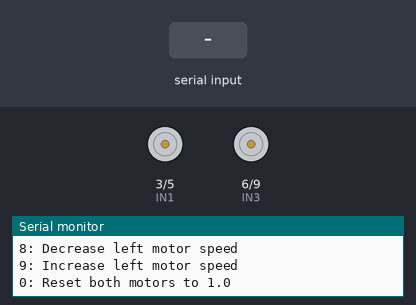
Simulated run of this sketch. Board: Arduino Uno, built with avr-gcc and run on an emulated ATmega328P. Parts: motor-driver pin pairs drawn as motors (green arrow = first pin HIGH = forward, orange = second pin HIGH = backward, longer = more drive, scaled by the enable pin), the last lines printed to the serial monitor. The inputs (shaded band) are chosen by the test bench.

Above: at 4.3 s.
4.4 s: "1" received over Serial
At 5.2 s:
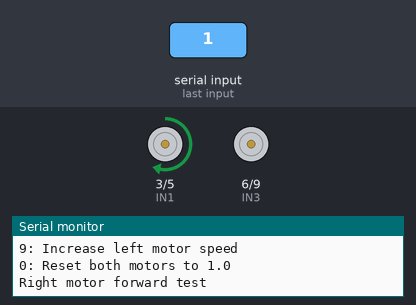
6.9 s: "2" received over Serial
At 7.2 s:
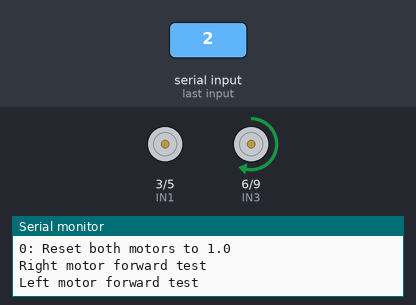
Timing chart, 0 to 9.9 s (numbered marks = the images above; inputs shaded):
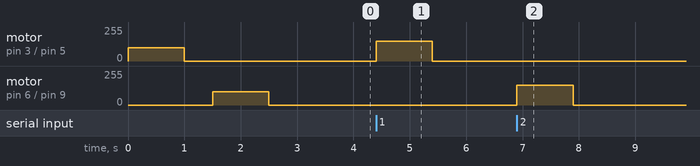

The sketch:

BLE_CAR_3_USE.ino
```cpp
// APP use V.19

#define ENA 10  // Enable/speed motor Right
#define ENB 11  // Enable/speed motor Left

#define IN1 3  // L298N in1 motor Right
#define IN2 5  // L298N in2 motor Right
#define IN3 6  // L298N in3 motor Left
#define IN4 9  // L298N in4 motor Left

const int MAX_SPEED = 255;
const int MIN_SPEED = 0;
const int SPEED_INCREMENT = 10;
const int speed_Coeff = 4;
const unsigned long debounceDelay = 50;

// Motor direction correction flags
bool rightMotorReversed = false;  // Set to true if right motor spins backward
bool leftMotorReversed = false;   // Set to true if left motor spins backward

// Motor speed balancing factors (range: 0.5 - 1.5)
float rightMotorFactor = 1.0;  // Multiplier for right motor speed
float leftMotorFactor = 1.0;   // Multiplier for left motor speed

int command = 0;
int speedCar = 75;
unsigned long lastCommandTime = 0;

void setup() {
  pinMode(ENA, OUTPUT);
  pinMode(ENB, OUTPUT);
  pinMode(IN1, OUTPUT);
  pinMode(IN2, OUTPUT);
  pinMode(IN3, OUTPUT);
  pinMode(IN4, OUTPUT);

  Serial.begin(9600);

  // Test motor directions on startup
  Serial.println("Testing motor directions...");
  testMotorDirections();

  Serial.println("Speed balancing commands:");
  Serial.println("6: Decrease right motor speed");
  Serial.println("7: Increase right motor speed");
  Serial.println("8: Decrease left motor speed");
  Serial.println("9: Increase left motor speed");
  Serial.println("0: Reset both motors to 1.0");
}

void testMotorDirections() {
  Serial.println("Testing Right Motor Forward...");
  setRightMotor(true, 100);  // Forward
  delay(1000);
  stopRobot();
  delay(500);

  Serial.println("Testing Left Motor Forward...");
  setLeftMotor(true, 100);  // Forward
  delay(1000);
  stopRobot();
  delay(500);

  Serial.println("Motor test complete. Check directions and update flags if needed.");
}

// Calculate actual speed with balancing factor
int calculateActualSpeed(int baseSpeed, float factor) {
  int actualSpeed = (int)(baseSpeed * factor);
  return constrain(actualSpeed, 0, MAX_SPEED);
}

// Improved motor control functions with direction correction and speed balancing
void setRightMotor(bool forward, int speed) {
  bool actualForward = rightMotorReversed ? !forward : forward;
  int actualSpeed = calculateActualSpeed(speed, rightMotorFactor);

  if (actualForward) {
    digitalWrite(IN1, HIGH);
    digitalWrite(IN2, LOW);
  } else {
    digitalWrite(IN1, LOW);
    digitalWrite(IN2, HIGH);
  }
  analogWrite(ENA, actualSpeed);
}

void setLeftMotor(bool forward, int speed) {
  bool actualForward = leftMotorReversed ? !forward : forward;
  int actualSpeed = calculateActualSpeed(speed, leftMotorFactor);

  if (actualForward) {
    digitalWrite(IN3, HIGH);
    digitalWrite(IN4, LOW);
  } else {
    digitalWrite(IN3, LOW);
    digitalWrite(IN4, HIGH);
  }
  analogWrite(ENB, actualSpeed);
}

void sendSpeedToApp() {
  Serial.print("SPEED:");
  Serial.println(speedCar);
}

void sendBalanceFactors() {
  Serial.print("Right motor factor: ");
  Serial.println(rightMotorFactor, 2);
  Serial.print("Left motor factor: ");
  Serial.println(leftMotorFactor, 2);
}

void updateSpeed(int targetSpeed) {
  if (speedCar < targetSpeed) {
    speedCar += SPEED_INCREMENT;
    if (speedCar > targetSpeed) speedCar = targetSpeed;
  } else if (speedCar > targetSpeed) {
    speedCar -= SPEED_INCREMENT;
    if (speedCar < targetSpeed) speedCar = targetSpeed;
  }
  sendSpeedToApp();
}

// Updated movement functions using the new motor control
void goAhead() {
  setRightMotor(true, speedCar);
  setLeftMotor(true, speedCar);
}

void goBack() {
  setRightMotor(false, speedCar);
  setLeftMotor(false, speedCar);
}

void goRight() {
  setRightMotor(true, speedCar);  // Right motor forward
  setLeftMotor(false, speedCar);  // Left motor backward
}

void goLeft() {
  setRightMotor(false, speedCar);  // Right motor backward
  setLeftMotor(true, speedCar);    // Left motor forward
}

void goAheadRight() {
  setRightMotor(true, speedCar / speed_Coeff);  // Slower right
  setLeftMotor(true, speedCar);                 // Full speed left
}

void goAheadLeft() {
  setRightMotor(true, speedCar);               // Full speed right
  setLeftMotor(true, speedCar / speed_Coeff);  // Slower left
}

void goBackRight() {
  setRightMotor(false, speedCar / speed_Coeff);  // Slower right backward
  setLeftMotor(false, speedCar);                 // Full speed left backward
}

void goBackLeft() {
  setRightMotor(false, speedCar);               // Full speed right backward
  setLeftMotor(false, speedCar / speed_Coeff);  // Slower left backward
}

void stopRobot() {
  digitalWrite(IN1, LOW);
  digitalWrite(IN2, LOW);
  analogWrite(ENA, 0);
  digitalWrite(IN3, LOW);
  digitalWrite(IN4, LOW);
  analogWrite(ENB, 0);
}

// Motor balancing commands
void handleBalancingCommand(char cmd) {
  const float BALANCE_INCREMENT = 0.05;

  switch (cmd) {
    case '6':  // Decrease right motor speed
      rightMotorFactor = max(0.5, rightMotorFactor - BALANCE_INCREMENT);
      Serial.print("Right motor factor decreased to: ");
      Serial.println(rightMotorFactor, 2);
      break;

    case '7':  // Increase right motor speed
      rightMotorFactor = min(1.5, rightMotorFactor + BALANCE_INCREMENT);
      Serial.print("Right motor factor increased to: ");
      Serial.println(rightMotorFactor, 2);
      break;

    case '8':  // Decrease left motor speed
      leftMotorFactor = max(0.5, leftMotorFactor - BALANCE_INCREMENT);
      Serial.print("Left motor factor decreased to: ");
      Serial.println(leftMotorFactor, 2);
      break;

    case '9':  // Increase left motor speed
      leftMotorFactor = min(1.5, leftMotorFactor + BALANCE_INCREMENT);
      Serial.print("Left motor factor increased to: ");
      Serial.println(leftMotorFactor, 2);
      break;

    case '0':  // Reset both motors to 1.0
      rightMotorFactor = 1.0;
      leftMotorFactor = 1.0;
      Serial.println("Both motor factors reset to 1.0");
      sendBalanceFactors();
      break;
  }
}

// Existing calibration commands
void handleCalibrationCommand(char cmd) {
  switch (cmd) {
    case '1':  // Test right motor forward
      Serial.println("Right motor forward test");
      setRightMotor(true, 150);
      delay(1000);
      stopRobot();
      break;

    case '2':  // Test left motor forward
      Serial.println("Left motor forward test");
      setLeftMotor(true, 150);
      delay(1000);
      stopRobot();
      break;

    case '3':  // Toggle right motor direction
      rightMotorReversed = !rightMotorReversed;
      Serial.print("Right motor reversed: ");
      Serial.println(rightMotorReversed ? "YES" : "NO");
      break;

    case '4':  // Toggle left motor direction
      leftMotorReversed = !leftMotorReversed;
      Serial.print("Left motor reversed: ");
      Serial.println(leftMotorReversed ? "YES" : "NO");
      break;

    case '5':  // Show current settings
      Serial.print("Right motor reversed: ");
      Serial.println(rightMotorReversed ? "YES" : "NO");
      Serial.print("Left motor reversed: ");
      Serial.println(leftMotorReversed ? "YES" : "NO");
      sendBalanceFactors();
      break;
  }
}

void handleMovementCommand(char cmd) {
  switch (cmd) {
    case 'F': goAhead(); break;
    case 'B': goBack(); break;
    case 'L': goLeft(); break;
    case 'R': goRight(); break;
    case 'I': goAheadRight(); break;
    case 'G': goAheadLeft(); break;
    case 'J': goBackRight(); break;
    case 'H': goBackLeft(); break;
    case 'S': stopRobot(); break;

    // Calibration commands
    case '1':
    case '2':
    case '3':
    case '4':
    case '5':
      handleCalibrationCommand(cmd);
      break;

    // Motor balancing commands
    case '6':
    case '7':
    case '8':
    case '9':
    case '0':
      handleBalancingCommand(cmd);
      break;

    default:
      Serial.println("Invalid Command");
      Serial.println("Movement: F,B,L,R,I,G,J,H,S");
      Serial.println("Calibration: 1,2,3,4,5");
      Serial.println("Balance: 6,7,8,9,0");
      break;
  }
}

void handleControlCommand(char cmd) {
  switch (cmd) {
    case '+': updateSpeed(min(speedCar + SPEED_INCREMENT, MAX_SPEED)); break;
    case '-': updateSpeed(max(speedCar - SPEED_INCREMENT, MIN_SPEED)); break;
    default: Serial.println("Invalid Control Command"); break;
  }
}

void loop() {
  if (Serial.available() > 0) {
    unsigned long currentTime = millis();
    if (currentTime - lastCommandTime >= debounceDelay) {
      command = Serial.read();
      if (command == '+' || command == '-') {
        handleControlCommand(command);
      } else {
        handleMovementCommand(command);
      }
      lastCommandTime = currentTime;
    }
  }
}
```

Measured:
- after the input at 4.4 s, motor on pin 3 (IN1) / pin 5 (IN2): stopped → forward 150/255 at once, → stopped 1.0 s later
- after the input at 6.9 s, motor on pin 6 (IN3) / pin 9 (IN4): stopped → forward 150/255 at once, → stopped 1.0 s later
